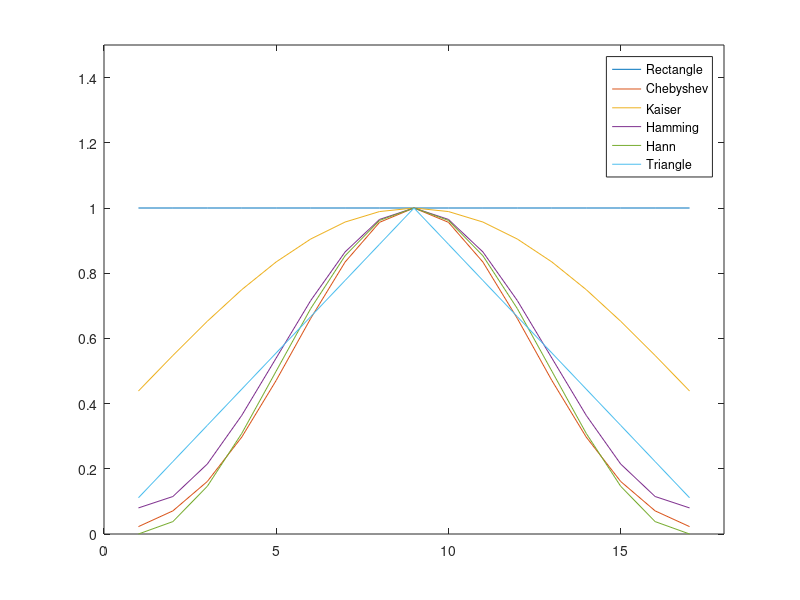

MATLAB code for this plot: (Note: this script raises an error after producing the figure.)
clear all;

       N  = 17;
       w1  = rectwin(N);
       w2 = chebwin(N,60);
       w3 = kaiser(N,2);
       w4  = hamming(N);
       w5  = hann(N);
       w6  = triang(N);
       plot(1:N,[w1,w2,w3,w4,w5,w6]); 
       axis([0 N+1 0 1.5]);
       legend('Rectangle','Chebyshev','Kaiser','Hamming','Hann','Triangle');
       wvtool(w4)
       
% Leakage factor--ratio of power in the sidelobes to the total window power
% Relative sidelobe attenuation--difference in height from the mainlobe peak to the highest sidelobe peak
% Mainlobe width (-3dB)--width of the mainlobe at 3 dB below the mainlobe peak

